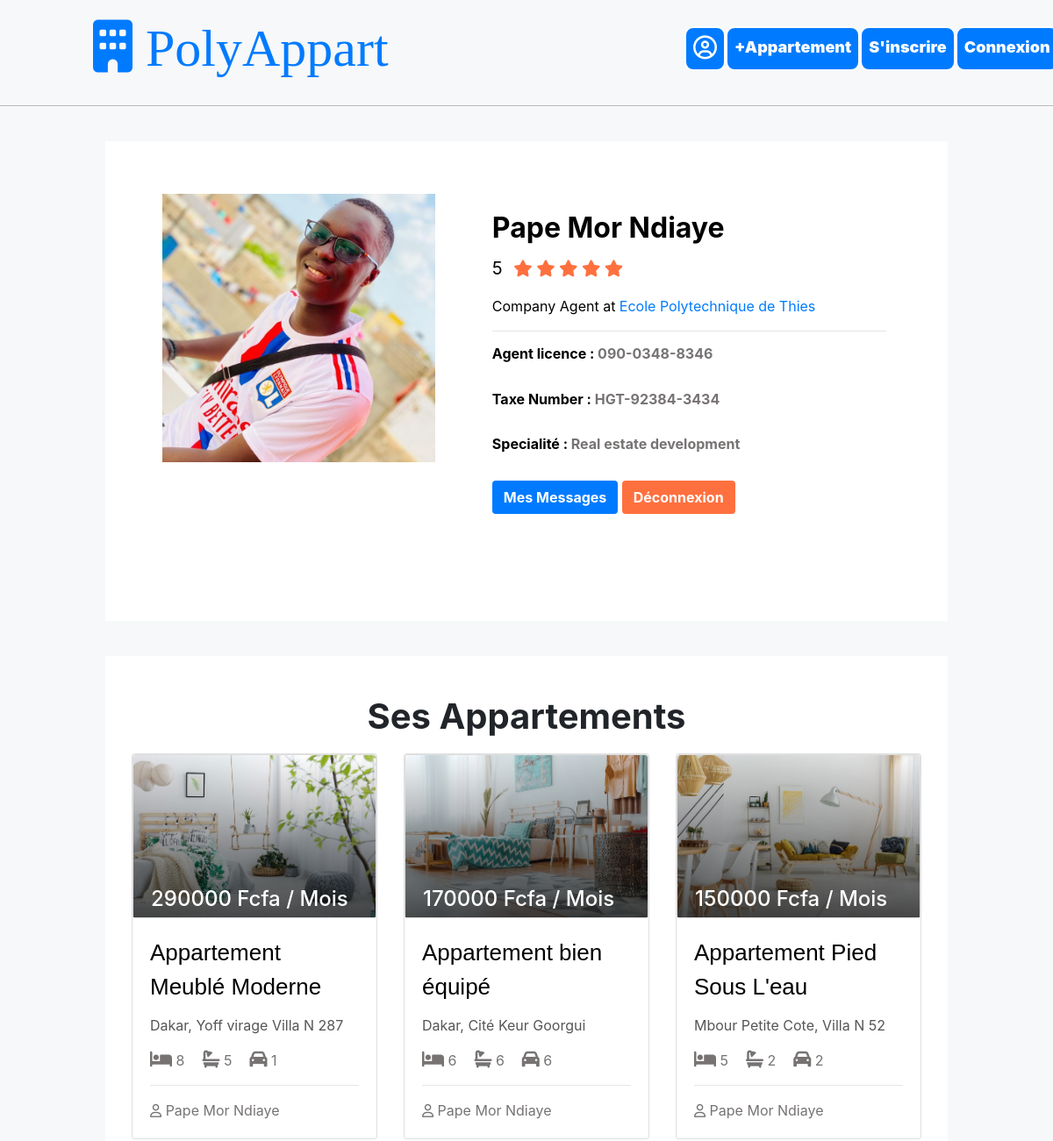
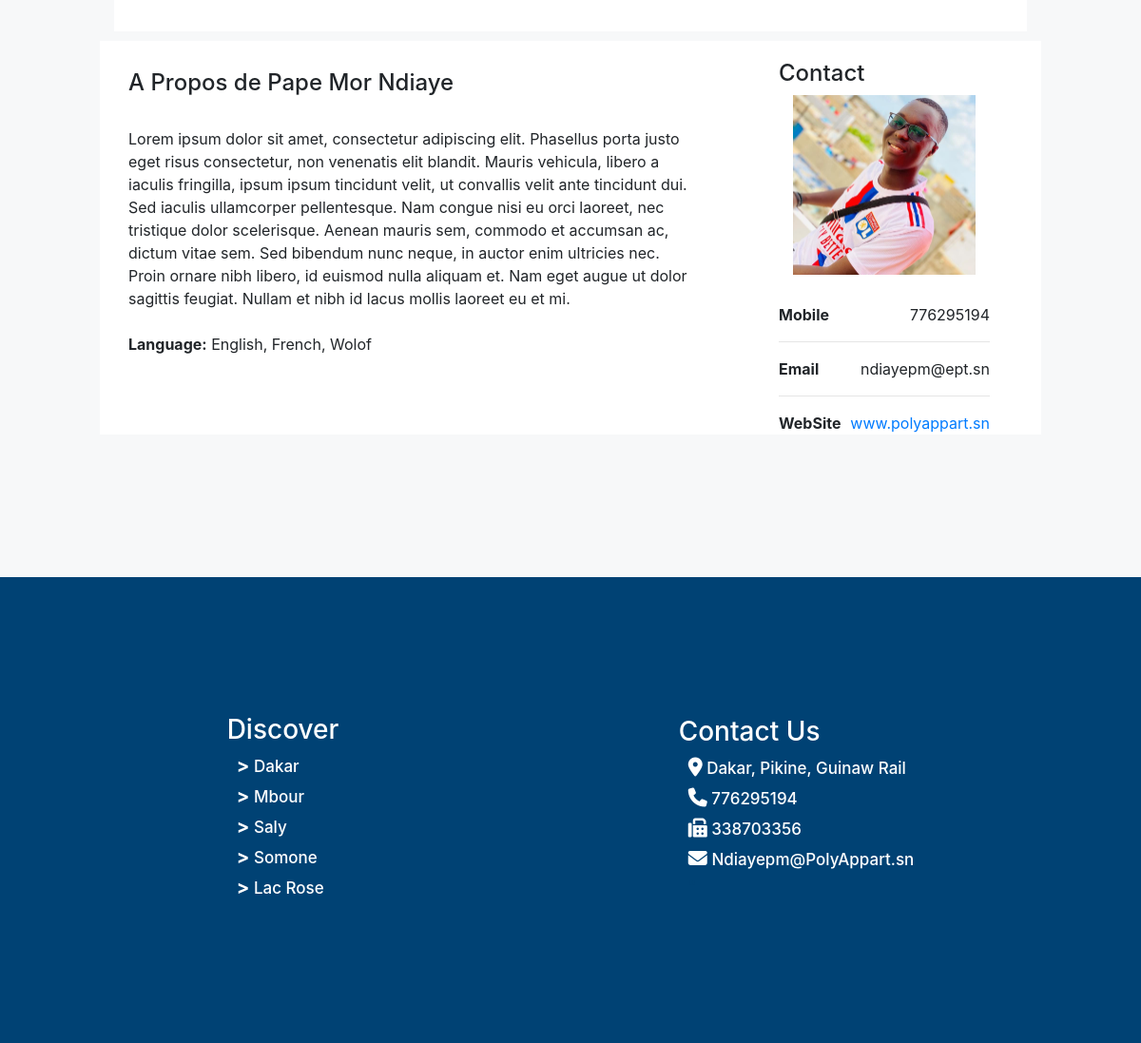
/profil/8/, run on the app's committed database (2 pictures, top to bottom).
### myapp/models.py (models this page shows, shortened)
class Proprietaire(User):
    nom = models.CharField(max_length=30)
    telephone = models.CharField(max_length=20)
    profil_photo = models.ImageField(upload_to='Profil_Proprietaire/', default = "")
    licence = models.CharField(max_length=30, default = "")
    Taxe_Number = models.CharField(max_length=30, default = "")
    Specialite = models.CharField(max_length=30, default = "")
    class Meta:
        db_table = "Proprietaire"
        verbose_name = 'Proprietaire'
        verbose_name_plural = "Proprietaires"

class Appartement(models.Model):
    proprietaire = models.ForeignKey(Proprietaire, on_delete=models.CASCADE)
    nom = models.CharField(max_length=100, default="")
    ville = models.CharField(max_length=100)
    adresse = models.CharField(max_length=100)
    profil_photo = models.ImageField(upload_to='Profil_Appartement/', default="")
    taille = models.CharField(max_length=100)
    nombre_chambres = models.CharField(max_length=100)
    salle_de_bain = models.CharField(max_length=100 ,default="")
    garrage = models.CharField(max_length=100,default="")
    prix = models.CharField(max_length=100)
    description = models.TextField()

### myapp/views.py (the view)
# urls.py: path('profil/<int:props_id>/', visit_profil, name='visit_profil'),
def visit_profil(request, props_id):
    proprietaire = Proprietaire.objects.get(id=props_id)
    appartements = Appartement.objects.filter(proprietaire=proprietaire)
    context = {
        'proprietaire': proprietaire,
        'appartements':appartements
    }
    return render(request, 'visit_profil.html', context)

### templates/visit_profil.html
{% extends 'base.html' %}
{% block content %}
{% load static %}
<div style="background-color: #F7F8F9;">
<div class="mon_profil">
    <div class="info_proprietaire">
        <div class="card mb-3" style="border: none;">
          <div class="row g-0" >
            <div class="col-sm-12 col-md-5">
              <img class="col-sm-12"  src="{{ proprietaire.profil_photo.url }}" class="img-fluid rounded-start" alt="...">
            </div>
            <div class="col-sm-12 col-md-7 mb-3" >
              <div class="card-body">
                <h2 style="font-weight: 700;" class="card-title">{{ proprietaire.nom }}</h2>
                <p> <span style="font-size: 20px; padding-right: 7px;"> 5 </span> <i class="fa-solid fa-star" style="color: #FF703F; font-size: 19px;"></i> <i class="fa-solid fa-star" style="color: #FF703F; font-size: 19px;"></i> <i class="fa-solid fa-star" style="color: #FF703F; font-size: 19px;"></i> <i class="fa-solid fa-star" style="color: #FF703F; font-size: 19px;"></i> <i class="fa-solid fa-star" style="color: #FF703F; font-size: 19px;"></i></p>
                <p>Company Agent at <a href="www.ept.sn">Ecole Polytechnique de Thies</a></p>
                <hr>
                <h6 style="font-weight: 700;">Agent licence : <span style="color: rgb(119, 115, 115);" >{{ proprietaire.licence }}</span></h6> <br>
                <h6 style="font-weight: 700;">Taxe Number : <span style="color: rgb(119, 115, 115);">{{ proprietaire.Taxe_Number }}</span></h6> <br>
                <h6 style="font-weight: 700;">Specialité : <span style="color: rgb(119, 115, 115);">{{ proprietaire.Specialite }}</span></h6> <br>
                <div>
                    <a href=""><button class="btn" style="background-color: #007BFF; color: white; font-weight: 700; margin-bottom: 20px;">Mes Messages</button> </a>
                    <a href="{% url 'logout' %}"><button class="btn" style="background-color: #FF703F; color: white; font-weight: 700; margin-bottom: 20px;">Déconnexion</button> </a>
                </div>
              </div>
            </div>
          </div>
        </div>
    </div>
    <div style="background-color: white; margin-top: 40px; padding: 15px;" >
        <h1 style="text-align: center; font-weight: 700; margin-top: 30px;">Ses Appartements</h1>
        <div class="articles_block" style="width: 100%;">
            <div class="row" style="margin: auto;">
            {% for appartement in appartements %}
              <div class="col-xs-12 col-sm-12 col-md-4">
                <div class="article">
                  <a href="{% url 'detail_appartement' appartement.id %}">
                    <div class="card">
                      <div class="card text-bg-primary">
                        <div class="x"><img src="{{ appartement.profil_photo.url }}" class="card-img" alt="..."></div>
                        <div class="card-img-overlay">
                          <h4 class="card-title prix">{{ appartement.prix }} Fcfa / Mois</h4>
                        </div>
                      </div>
                      <div class="card-body">
                        <p class="card-title nom"> {{ appartement.nom }} </p>
                        <p class="card-text adresse">{{ appartement.adresse }}</p>
                        <div class="device">
                            <div style="margin-right: 20px;"> <i style="font-size: 20px;" class="fa-solid fa-bed"></i> {{ appartement.nombre_chambres }} </div>
                            <div style="margin-right: 20px;"> <i style="font-size: 20px;" class="fa-solid fa-bath"></i> {{ appartement.salle_de_bain }} </div>
                            <div style="margin-right: 20px;"> <i style="font-size: 20px;" class="fa-solid fa-car"></i> {{ appartement.garrage }} </div>
                        </div>
                        <div>
                          <hr>
                          <span class="props"> <i style="font-size: 15px;" class="fa-regular fa-user"></i> <a class="props" href="">{{ appartement.proprietaire.nom }}</a> </span>
                        </div>
                      </div>
                    </div>
                  </a>
                </div>
              </div>
            {% endfor %}
          </div>
        </div>
    </div>
    <div class="row d-flex flex-row justify-content-between">
        <div class="col-sm-12 col-md-8" style="background-color: white; padding: 30px;">
            <h4>A Propos de {{ proprietaire.nom }}</h4>
            <br>
            <p>
            Lorem ipsum dolor sit amet, consectetur adipiscing elit. Phasellus porta justo eget risus consectetur, non venenatis elit blandit. Mauris vehicula, libero a iaculis fringilla, ipsum ipsum tincidunt velit, ut convallis velit ante tincidunt dui. Sed iaculis ullamcorper pellentesque. Nam congue nisi eu orci laoreet, nec tristique dolor scelerisque. Aenean mauris sem, commodo et accumsan ac, dictum vitae sem. Sed bibendum nunc neque, in auctor enim ultricies nec. Proin ornare nibh libero, id euismod nulla aliquam et. Nam eget augue ut dolor sagittis feugiat. Nullam et nibh id lacus mollis laoreet eu et mi. <br> <br>
            <span style="font-weight: 700;">Language:</span>  English, French, Wolof
            </p>
        </div>
        <div class="col-sm-12 col-md-4" style="background-color: white; padding-top: 20px;">
            <div style="width: 74%; margin: auto;">
                <h4>Contact</h4>
            </div>
            <div style="width: 74%; margin: auto;">
                <img class="col-sm-12" src="{{ proprietaire.profil_photo.url }}" class="img-fluid rounded-start" alt="...">
                <div style="margin-top: 30px;">
                    <div class="d-flex flex-row justify-content-between align-items-center style="width: 100%; background-color: rebeccapurple;">
                        <div style="font-weight: 700;">Mobile </div>
                        <div>{{ proprietaire.telephone }}</div>
                    </div>
                    <hr>
                    <div class="d-flex flex-row justify-content-between align-items-center style="width: 100%; background-color: rebeccapurple;">
                        <div style="font-weight: 700;">Email </div>
                        <div>{{ proprietaire.email }}</div>
                    </div>
                    <hr>
                    <div class="d-flex flex-row justify-content-between align-items-center style="width: 100%; background-color: rebeccapurple;">
                        <div style="font-weight: 700;">WebSite </div>
                        <div><a href="">www.polyappart.sn</a></div>
                    </div>
                </div>
            </div>
        </div>
    </div>
</div>
</div>
{% endblock content %}

### static/css/style.css (style rules this page uses)
body { background-color: #F7F8F9; }
a { text-decoration: none; text-decoration-color: none; }
.articles_block { width: 80%; margin: auto; }
.row > div { margin-top: 10px; margin-bottom: 20px; }
.card { width: 100%; }
.prix { margin-top: 55%; color: white }
.x::after { content: ""; position: absolute; top: 0; left: 0; width: 100%; height: 100%; background-image: linear-gradient(to top, rgba(0, 0, 0, 1), rgba(0, 0, 0, 0)); opacity: 0.7; }
.nom { font-family: 'Franklin Gothic Medium', 'Arial Narrow', Arial, sans-serif; font-size: 26px; color: black; }
.adresse { color: rgb(87, 85, 85); }
.device { color: rgb(119, 115, 115); display: flex; width: 80%; }
.props { color: rgb(119, 115, 115); }
.card-body { color: black; }
.mon_profil { width: 80%; margin: auto; }
.info_proprietaire { padding: 50px; background-color: white; }
i { font-size: 27px; }

### data on the page
Proprietaire: profil_photo (picture), nom "Pape Mor Ndiaye", licence "090-0348-8346", Taxe_Number "HGT-92384-3434", Specialite "Real estate development", telephone "776295194"
Appartement: profil_photo (picture), prix "290000", nom "Appartement Meublé Moderne", adresse "Dakar, Yoff virage Villa N 287", nombre_chambres "8", salle_de_bain "5", garrage "1", proprietaire.nom "Pape Mor Ndiaye"
Appartement: profil_photo (picture), prix "170000", nom "Appartement bien équipé", adresse "Dakar, Cité Keur Goorgui", nombre_chambres "6", salle_de_bain "6", garrage "6", proprietaire.nom "Pape Mor Ndiaye"
Appartement: profil_photo (picture), prix "150000", nom "Appartement Pied Sous L'eau", adresse "Mbour Petite Cote, Villa N 52", nombre_chambres "5", salle_de_bain "2", garrage "2", proprietaire.nom "Pape Mor Ndiaye"

### other printed values
{{ proprietaire.email }} "ndiayepm@ept.sn"
